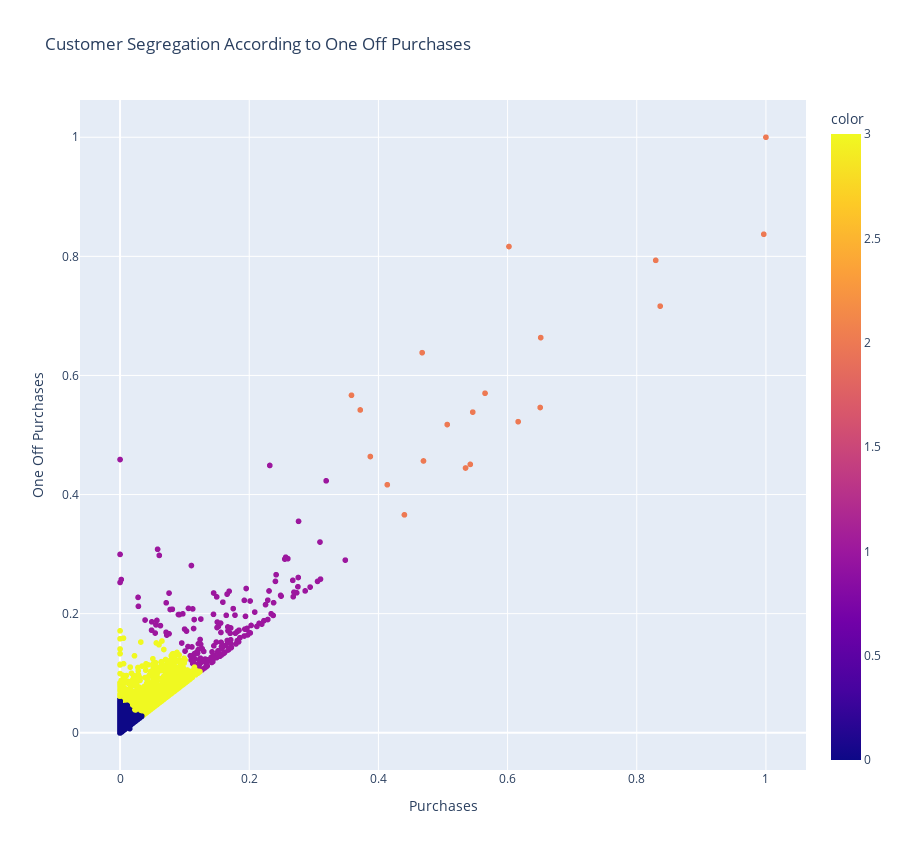

The notebook cell saved with this chart:
### Markdown cell above
**Analysis:** <br>
Clusters in order of left to right <br>
1. Red (First) Cluster: These are customers who have relatively low account and barely make a purchases on the go.
2. Purple(Second) Cluster: These are discount customers who only buys products or service if its been discounted and not listed at full retail price. They should be exposed to more sales deals.
2. Blue(Third) Cluster: These are customers who makes most impulse purchases on the go and often keeps some good amount of balance. They should be targetted with perks and sales discounts so to entice them to make more purchases. 
3. Green(Fourth) Cluster: These are our most valuable customers in terms of impulse purchases who keeps high balance and makes the most purchase. Advertisement strategies should be targetted at these cluster, and also be given high exposure to deals and discounts sales to induce more purchases.

### Code cell
fig = px.scatter(x = x1['ONEOFF_PURCHASES'], y = x1['PURCHASES'], color = x1['cluster'],
                            title = 'Customer Segregation According to One Off Purchases',
                            height=850)
fig.update_layout(xaxis_title = 'Purchases', yaxis_title = 'One Off Purchases')
fig.show()

# #  Display a Histogram of the newly created features
# pup = px.histogram(ds, x='incident_Cat',
#                          title='Incident Charactericstics', height=850,
#                          color_discrete_sequence=['#03DAC5'],
#                          )
# pup.update_xaxes(categoryorder='total descending')

# pup.update_layout(margin=dict(t=70, b=10, l=70, r=40),
#                         hovermode="x unified",
#                         xaxis_tickangle=90,
#                         xaxis_title=' ', yaxis_title=" ",
#                         plot_bgcolor='#2d3035', paper_bgcolor='#2d3035',
#                         title_font=dict(size=25, color='#a5a7ab', family="Muli, sans-serif"),
#                         font=dict(color='#8a8d93'),
#                         legend=dict(orientation="h", yanchor="bottom", y=1.02, xanchor="right", x=1))

### Figure 1 — Plotly figure (JSON) as saved in the notebook; plotly's stock layout.template omitted (floating-point values rounded to 4 significant figures; data arrays with more than 128 entries replaced by an {"elided": "..."} marker saying what was removed)
{"data": [{"hovertemplate": "x=%{x}<br>y=%{y}<br>color=%{marker.color}<extra></extra>", "legendgroup": "", "marker": {"color": {"elided": "8950 int values"}, "coloraxis": "coloraxis", "symbol": "circle"}, "mode": "markers", "name": "", "showlegend": false, "type": "scattergl", "x": {"elided": "8950 float values"}, "xaxis": "x", "y": {"elided": "8950 float values"}, "yaxis": "y"}], "layout": {"coloraxis": {"colorbar": {"title": {"text": "color"}}, "colorscale": [[0, "#0d0887"], [0.1111, "#46039f"], [0.2222, "#7201a8"], [0.3333, "#9c179e"], [0.4444, "#bd3786"], [0.5556, "#d8576b"], [0.6667, "#ed7953"], [0.7778, "#fb9f3a"], [0.8889, "#fdca26"], [1, "#f0f921"]]}, "height": 850, "legend": {"tracegroupgap": 0}, "title": {"text": "Customer Segregation According to One Off Purchases"}, "xaxis": {"anchor": "y", "domain": [0, 1], "title": {"text": "Purchases"}}, "yaxis": {"anchor": "x", "domain": [0, 1], "title": {"text": "One Off Purchases"}}}}
